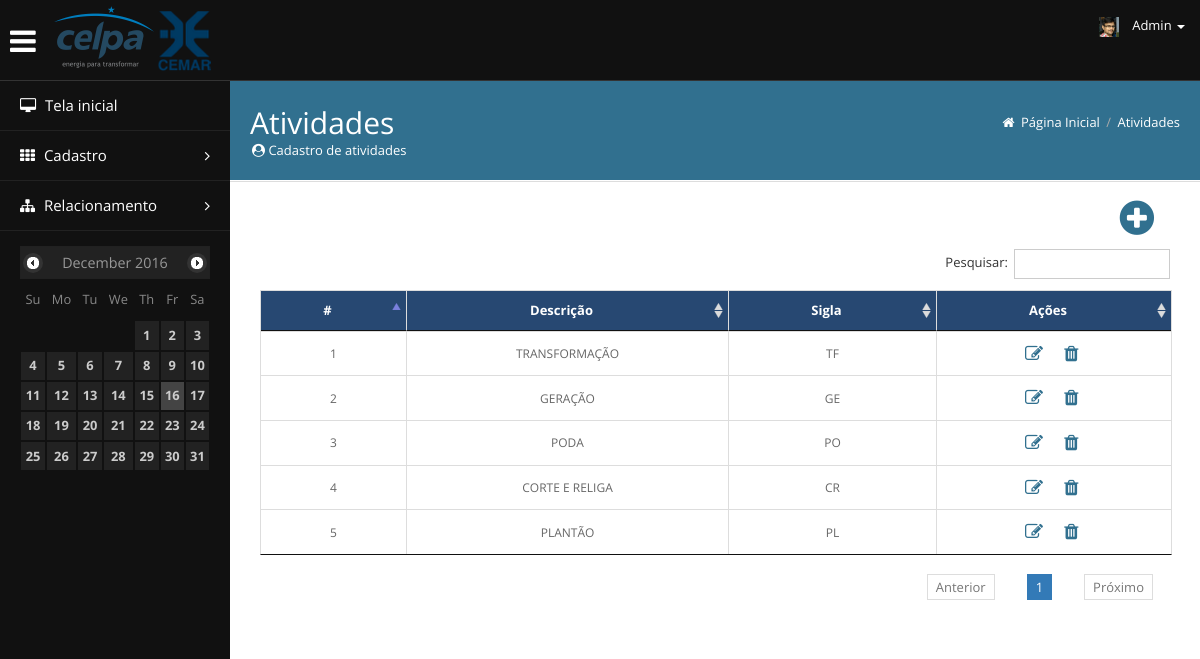
/view/Atividades/cadastroAtividade.php, run on the app's committed database.
### tables this page shows
CREATE TABLE IF NOT EXISTS `atividades` (
  `id_atividades` INT NOT NULL AUTO_INCREMENT,
  `descricao` VARCHAR(60) NULL,
  `sigla` VARCHAR(5) NULL,
  PRIMARY KEY (`id_atividades`));

### database/dbAtividade.php (called while the page is built, shortened)
<?php
class dbAtividade
{
	private $conn;
	function __construct (){
		try{
			$this->conn = new PDO("mysql:dbname=db_equatorial;host=localhost;charset=utf8", "root", "");
		} catch(PDOException $e) {
			echo "Falha: ".$e->getMessage();
		}
	}
	public function listarTodosAtividade (){
		$sql = "SELECT * FROM atividades";
		$stmt = $this->conn->query($sql);
		$result = $stmt->fetchAll(PDO::FETCH_ASSOC);
		if(isset($result) && $result != null){
			return $result;
		} else {
			return false;
		}
	}
}

### view/Atividades/cadastroAtividade.php (the view, shortened to what this page needs)
<?php
require_once "../../database/dbAtividade.php";
$atv = new dbAtividade();
?>
	<!DOCTYPE html>
	<html lang="en">
	<head>
		<link href="/SimulacaoCelpa/css/bootstrap.min.css" rel="stylesheet">
		<link href="/SimulacaoCelpa/css/dataTables.min.css" rel="stylesheet">
		<link href="/SimulacaoCelpa/css/dataTables.bootstrap.min.css" rel="stylesheet">
		<link rel="stylesheet" href="/SimulacaoCelpa/css/jquery-ui.css">
		<link rel="stylesheet" href="/SimulacaoCelpa/css/jquery.gritter.css">
		<link href="/SimulacaoCelpa/css/font-awesome.min.css" rel="stylesheet">
		<link href="/SimulacaoCelpa/css/style.css" rel="stylesheet">
		<link href="/SimulacaoCelpa/css/widgets.css" rel="stylesheet">
	</head>
	<body>
	<?php include '../../includes/header.php'; ?>
	<div class="content" style="margin-top: 36px;">
		<?php include '../../includes/sidebar.php'; ?>
		<div class="mainbar">
			<div class="page-head" style="background-color: #31708f;">
				<h2 class="pull-left" style=" color: white">Atividades
					<span class="page-meta" style=" color: white"><i class="fa fa-user-circle" aria-hidden="true"></i> Cadastro de atividades</span>
				</h2>
				<div class="bread-crumb pull-right">
					<a href="/SimulacaoCelpa/view/Dashboard/dash.php" style=" color: white"><i class="fa fa-home"></i> Página Inicial</a>
					<span class="divider">/</span>
					<a href="#" class="bread-current" style=" color: white">Atividades</a>
				</div>
				<div class="clearfix"></div>
			</div>
			<div class="matter">
				<div class="container">
					<div class="col-md-12">
						<div class="pull-right" style="margin-right: 10px;margin-bottom: 10px; font-size: 40px;">
							<button type="button" class="addAtividade" data-toggle="modal" data-target="#Adicionar">
								<i class="fa fa-plus-circle" aria-hidden="true"></i>
							</button>
						</div>
						<table class="table table-bordered" id="listaAtividades">
							<thead style="background-color: rgba(39, 72, 114, 1); font-weight: bold;">
							<tr>
								<th style="color: white; text-align: center;">#</th>
								<th style="color: white; text-align: center;">Descrição</th>
								<th style="color: white; text-align: center;">Sigla</th>
								<th style="color: white; text-align: center;">Ações</th>
							</tr>
							</thead>
							<tbody align="center">
							<?php if($atv->listarTodosAtividade() != null){ foreach ($atv->listarTodosAtividade() as $dado) { ?>
								<tr style="font-size: 12px">
									<td style="vertical-align: middle;"><?php echo $dado['id_atividades']; ?></td>
									<td style="vertical-align: middle;"><?php echo $dado['descricao']; ?></td>
									<td style="vertical-align: middle;"><?php echo $dado['sigla']; ?></td>
									<td style="vertical-align: middle;font-size: 18px;">
										<button class="addAtividade editar" title="Editar" style="margin: 0" data-toggle="modal" data-target="#Editar">
											<i class="fa fa-pencil-square-o" aria-hidden="true"></i>&nbsp;
										</button>
										<button class="addAtividade remover" title="Remover" style="margin: 0" data-toggle="modal" data-target="#Deletar">
											<i class="fa fa-trash" aria-hidden="true"></i>&nbsp;
										</button>
									</td>
								</tr>
							<?php } } ?>
							</tbody>
						</table>
					</div>
				</div>
			</div>
		</div>
	</div>
	</body>
	</html>

### css/style.css (style rules this page uses)
* { border-radius: 0 !important; box-shadow: none !important; filter: progid:DXImageTransform.Microsoft.gradient(enabled = false) !important; text-shadow: none !important; font-family: "Open Sans", Arial, Helvetica, sans-serif; font-weight: 400; }
body { font-size: 13px; line-height: 23px; color: #666; background:#111; padding-top: 45px; -webkit-font-smoothing: antialiased; }
h1,h2,h3,h4,h5,h6 { padding: 2px 0px; margin: 5px 0px; color: #777; font-weight: 400; }
h2 { font-size: 30px; line-height: 40px; }
a { color: #333; text-decoration: none !important; }
.form-inline button { margin-left: 15px; }
.mainbar { position: relative; margin-left: 230px; margin-right: 0px; width: auto; background:#fff; min-height: 1200px; }
.mainbar .container { max-width:100% !important; }
.mainbar .page-head { padding: 15px 20px; border-bottom: 1px solid #fff; }
.mainbar .page-meta { font-size: 13px; line-height: 15px; margin-left: 2px; display: block; }
.mainbar .bread-crumb { font-size: 13px; margin-top: 15px; color: #aaa; margin-left: 2px; }
.mainbar .bread-crumb i { margin-right: 3px; display:inline; position: static; top: 0px; width: auto; }
.mainbar .bread-crumb .divider { margin: 0px 3px; }
.mainbar .bread-crumb a { color: #666; }
.mainbar .bread-crumb a.bread-current { color: #888; }
.mainbar .matter { border-top: 1px solid #ddd; padding: 15px 0px; }
.mainbar .matter > .container { margin-left:0px; }

### view/Atividades/cadastroAtividade.php (style rules this page uses)
.addAtividade { color: #31708f; background-color: transparent; border:none; }

### includes/header.php (style rules this page uses)
table.dataTable thead .sorting_asc::after, table.dataTable thead .sorting::after, table.dataTable thead .sorting_desc::after { content: none !important }

### data on the page
atividades: id_atividades "1", descricao "TRANSFORMAÇÃO", sigla "TF"
atividades: id_atividades "2", descricao "GERAÇÃO", sigla "GE"
atividades: id_atividades "3", descricao "PODA", sigla "PO"
atividades: id_atividades "4", descricao "CORTE E RELIGA", sigla "CR"
atividades: id_atividades "5", descricao "PLANTÃO", sigla "PL"
